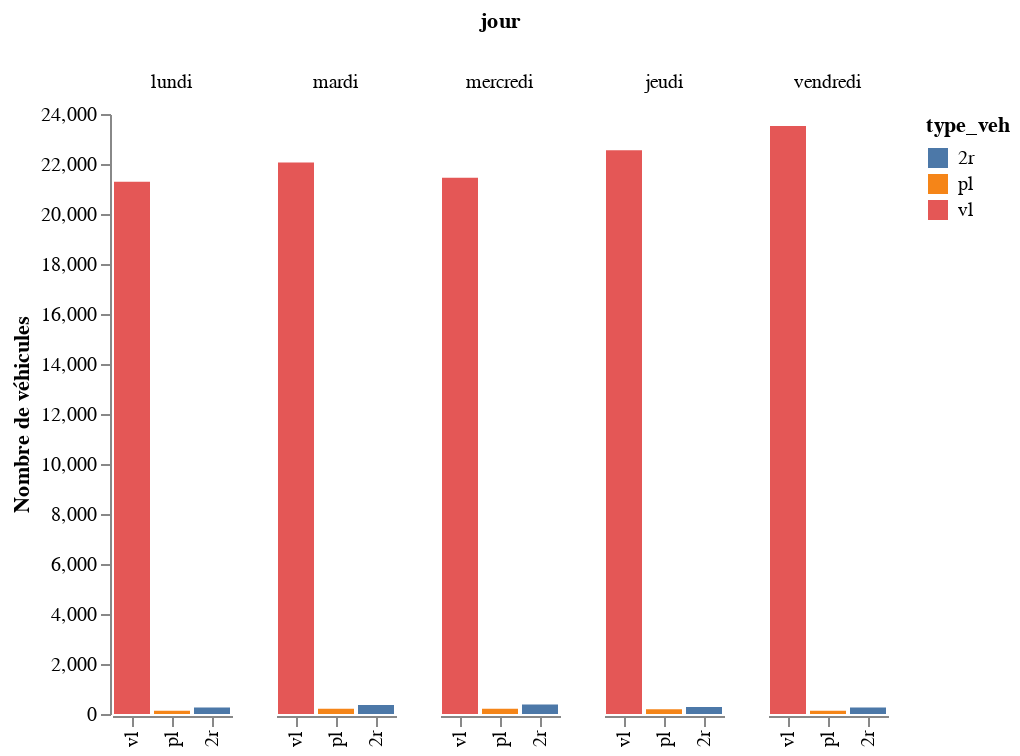

Notebook code cell kept with this figure:
### Code cell
dicoJournalier['mjo'] ['2sens']['graph']

### Figure 1 — Vega-Lite specification as saved in the notebook (floating-point values rounded to 4 significant figures)
{"config": {"view": {"continuousWidth": 400, "continuousHeight": 300, "stroke": "transparent"}}, "data": {"name": "data-5d4cd6476648b54ece04a51475955488"}, "mark": "bar", "encoding": {"color": {"type": "nominal", "field": "type_veh"}, "column": {"type": "ordinal", "field": "jour", "sort": ["lundi", "mardi", "mercredi", "jeudi", "vendredi", "samedi", "dimanche"]}, "x": {"type": "nominal", "axis": {"title": ""}, "field": "type_veh", "sort": ["tv", "vl", "pl", "2r"]}, "y": {"type": "quantitative", "axis": {"grid": false, "title": "Nombre de véhicules"}, "field": "nbVeh"}}, "$schema": "https://vega.github.io/schema/vega-lite/v4.8.1.json", "datasets": {"data-5d4cd6476648b54ece04a51475955488": [{"jour": "jeudi", "type_veh": "2r", "nbVeh": 278.0}, {"jour": "jeudi", "type_veh": "pl", "nbVeh": 192.0}, {"jour": "jeudi", "type_veh": "vl", "nbVeh": 22550.0}, {"jour": "lundi", "type_veh": "2r", "nbVeh": 260.0}, {"jour": "lundi", "type_veh": "pl", "nbVeh": 130.0}, {"jour": "lundi", "type_veh": "vl", "nbVeh": 21290.0}, {"jour": "mardi", "type_veh": "2r", "nbVeh": 360.0}, {"jour": "mardi", "type_veh": "pl", "nbVeh": 207.0}, {"jour": "mardi", "type_veh": "vl", "nbVeh": 22060.0}, {"jour": "mercredi", "type_veh": "2r", "nbVeh": 376.0}, {"jour": "mercredi", "type_veh": "pl", "nbVeh": 212.0}, {"jour": "mercredi", "type_veh": "vl", "nbVeh": 21450.0}, {"jour": "vendredi", "type_veh": "2r", "nbVeh": 262.0}, {"jour": "vendredi", "type_veh": "pl", "nbVeh": 126.0}, {"jour": "vendredi", "type_veh": "vl", "nbVeh": 23520.0}]}}
